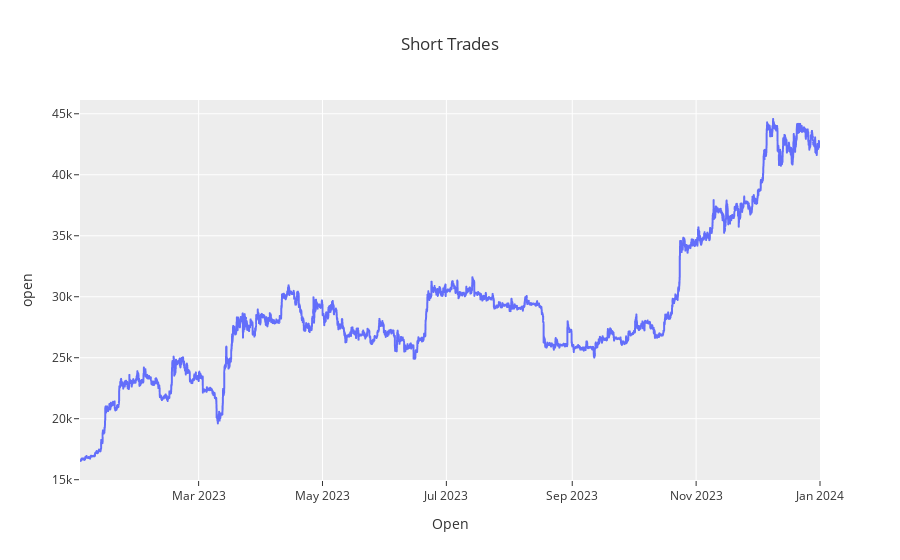

Notebook cell for this chart:
### Code cell
res.plot_short_trades()

### Figure 1 — Plotly figure (JSON) as saved in the notebook; plotly's stock layout.template omitted (floating-point values rounded to 4 significant figures; data arrays with more than 128 entries replaced by an {"elided": "..."} marker saying what was removed)
{"data": [{"hovertemplate": "datetime=%{x}<br>open=%{y}<extra></extra>", "legendgroup": "", "line": {"color": "#636efa", "dash": "solid"}, "marker": {"symbol": "circle"}, "mode": "lines", "name": "", "showlegend": false, "type": "scattergl", "x": {"elided": "8747 str values"}, "xaxis": "x", "y": {"elided": "8747 float values"}, "yaxis": "y"}, {"marker": {"color": "green", "size": 20, "symbol": "triangle-down"}, "mode": "markers", "name": "Short Entry", "type": "scatter", "x": [], "y": []}, {"marker": {"color": "blue", "size": 20, "symbol": "triangle-up"}, "mode": "markers", "name": "Short Exit", "type": "scatter", "x": [], "y": []}], "layout": {"legend": {"tracegroupgap": 0}, "title": {"text": "Short Trades"}, "xaxis": {"anchor": "y", "domain": [0, 1], "title": {"text": "Open"}}, "yaxis": {"anchor": "x", "domain": [0, 1], "title": {"text": "open"}}}}
